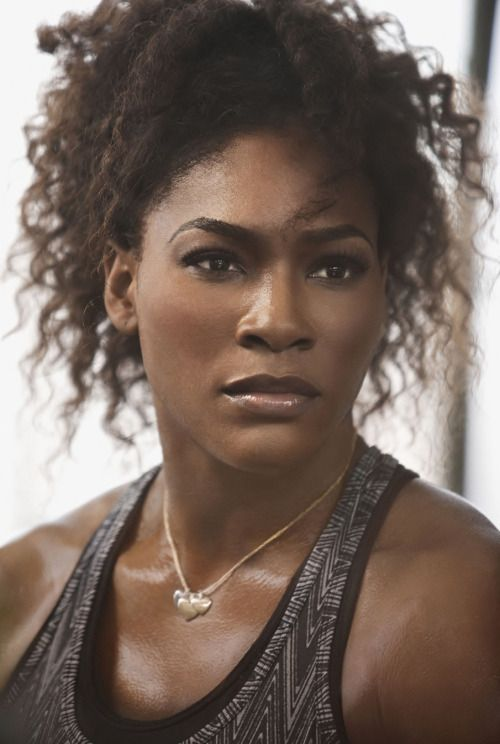
#> input picture server/testimages/serenatest.jpg, 500 x 744 px, found by its file name
$ jupyter execute --allow-errors 4April2023SelfProject_Sports-person-image-classification-using-machine-learning.ipynb   (shell and % lines are left out)
#> lines starting #> are read from the running program, lines starting #| are printed output that depends on the picture; after the words box and inside, x2 and y2 are one past the last pixel; in counts of white or black regions, pixels touching at a corner belong together
[cell 1]
import numpy as np
import cv2
import matplotlib
from matplotlib import pyplot as plt

[cell 2]
image = cv2.imread('./Desktop/SelfProjects/Model/testimages/serenatest.jpg')
#> image is the input picture: shape (744, 500, 3); mean B, G, R 94.3, 103.6, 119.8
image.shape
#> Out = (744, 500, 3)

[cell 3]
plt.imshow(image)

[cell 4]
gray = cv2.cvtColor(image, cv2.COLOR_BGR2GRAY)
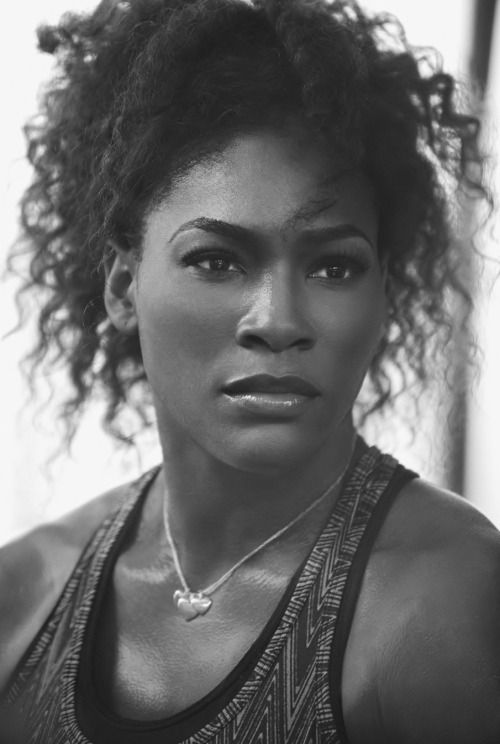
#> gray: shape (744, 500); min 18, max 251, mean 107.4
gray.shape
#> Out = (744, 500)

[cell 5]
gray

[cell 6]
#observing the gray image
plt.imshow(gray, cmap='gray')
gray

[cell 7]
#identifying the position of face
face_cascade = cv2.CascadeClassifier('C:\\Users\\AJINKYA\\AppData\\Local\\Programs\\Python\\Python311\\Lib\\site-packages\\cv2\\data\\haarcascade_frontalface_default.xml')
eye_cascade = cv2.CascadeClassifier('C:\\Users\\AJINKYA\\AppData\\Local\\Programs\\Python\\Python311\\Lib\\site-packages\\cv2\\data\\haarcascade_eye.xml')

faces = face_cascade.detectMultiScale(gray, 1.3, 5)
#> faces = [[102, 135, 329, 329]]
faces
#> Out = [[102, 135, 329, 329]]
#print(*faces)

#cv2.imshow("gray", gray)
#cv2.waitKey(0)

#Check
img = cv2.imread('C:\\Users\\AJINKYA\\Desktop\\13_Self_Projects\\Model\\test_images\\mariatest.jpg')
gray = cv2.cvtColor(img, cv2.COLOR_BGR2GRAY)
faces = face_cascade.detectMultiScale(gray, 1.3, 5)
print(*faces)

for(x, y, w, h) in faces:
    cv2.rectangle(img(x,y), (x+w, y+h), (255, 0, 0), 2)

cv2.imshow("img", img)
cv2.waitKey(0)

[cell 8]
(x,y,w,h) = faces[0]
#> x = 102; y = 135; w = 329; h = 329
x,y,w,h
#> Out = (102, 135, 329, 329)

[cell 9]
#Face detection
face_image = cv2.rectangle(image,(x,y),(x+w, y+h),(255,0,0),2)
plt.imshow(face_image)

[cell 10]
cv2.destroyAllWindows()

for(x,y,w,h) in faces:
    face_image = cv2.rectangle(image,(x,y),(x+w,y+h),(255,0,0),2)
    roi_gray = gray[y:y+h, x:x+w]
    roi_color = face_image[y:y+h, x:x+w]
    eyes = eye_cascade.detectMultiScale(roi_gray)
    for(ex,ey,ew,eh) in eyes:
        cv2.rectangle(roi_color,(ex,ey),(ex+ew, ey+eh),(0,255,0),2)
#> this loop made 1 pass
#> (x, y, w, h, eyes) on pass 1: (102, 135, 329, 329, [[182, 194, 32, 32], [78, 102, 54, 54], [198, 103, 64, 64]])
#> pass 1, `roi_gray = gray[y:y+h, x:x+w]`:
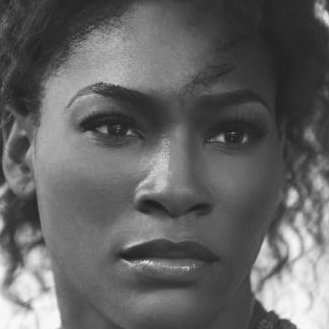
#> roi_gray: shape (329, 329); min 25, max 250, mean 99.9
#> pass 1, `roi_color = face_image[y:y+h, x:x+w]`:
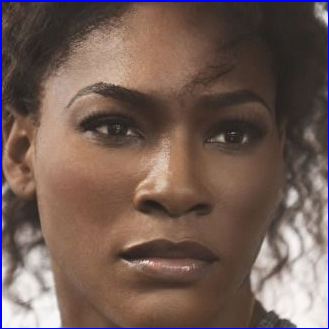
#> roi_color: shape (329, 329, 3); mean B, G, R 85.5, 93.1, 114.6
#> after the loop:
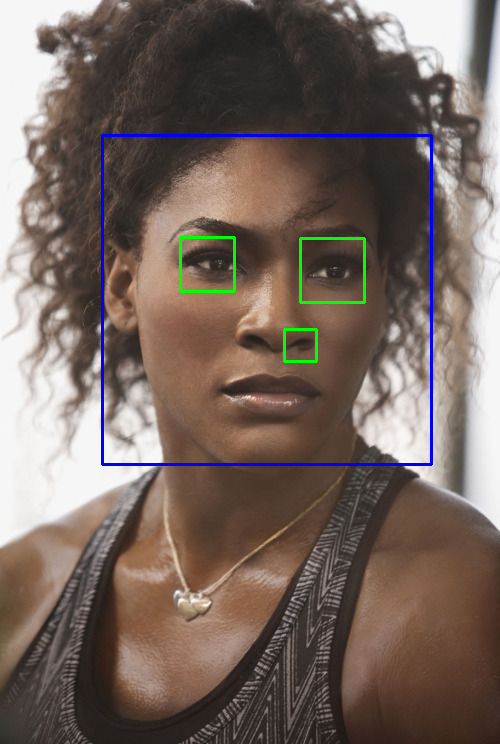
#> image: shape (744, 500, 3); mean B, G, R 95.7, 103.3, 118.1
#> after the loop:
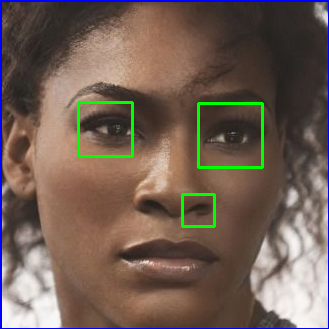
#> roi_color: shape (329, 329, 3); 1.65% of pixels changed, all inside (x1, y1, x2, y2) = (77, 101, 264, 228)

plt.figure()
plt.imshow(face_image, cmap='gray')
plt.show()

[cell 11]
plt.imshow(roi_color, cmap='gray')

[cell 12]
def get_cropped_image_if_2_eyes(image_path):
    image = cv2.imread(image_path)
    gray = cv2.cvtColor(image, cv2.COLOR_BGR2GRAY)
    faces = face_cascade.detectMultiScale(gray, 1.3, 5)
#> faces = [[102, 135, 329, 329]]
    for(x,y,w,h) in faces:
        roi_gray = gray[y:y+h, x:x+w]
        roi_color = image[y:y+h, x:x+w]
        eyes = eye_cascade.detectMultiScale(roi_gray)
        if len(eyes) >= 2:
            return roi_color
#> this loop made 1 pass
#> pass 1, in get_cropped_image_if_2_eyes, `roi_color = image[y:y+h, x:x+w]`:
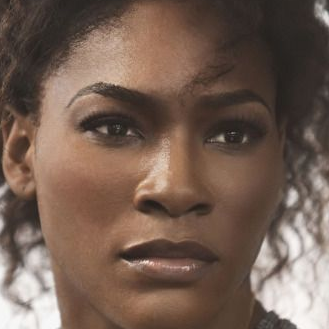
#> roi_color: shape (329, 329, 3); mean B, G, R 82.5, 94.8, 116.5

[cell 13]
original_image = cv2.imread('./Desktop/SelfProjects/Model/testimages/serenatest.jpg')
plt.imshow(original_image)

[cell 14]
cropped_image = get_cropped_image_if_2_eyes('./Desktop/SelfProjects/Model/testimages/serenatest.jpg')
plt.imshow(cropped_image)

[cell 15]
obstructed_image = cv2.imread('./Desktop/SelfProjects/Model/testimages/serenatest.jpg')
plt.imshow(obstructed_image)

[cell 16]
get_cropped_image_if_2_eyes = get_cropped_image_if_2_eyes('./Desktop/SelfProjects/Model/testimages/serenatestsecond.jpg')
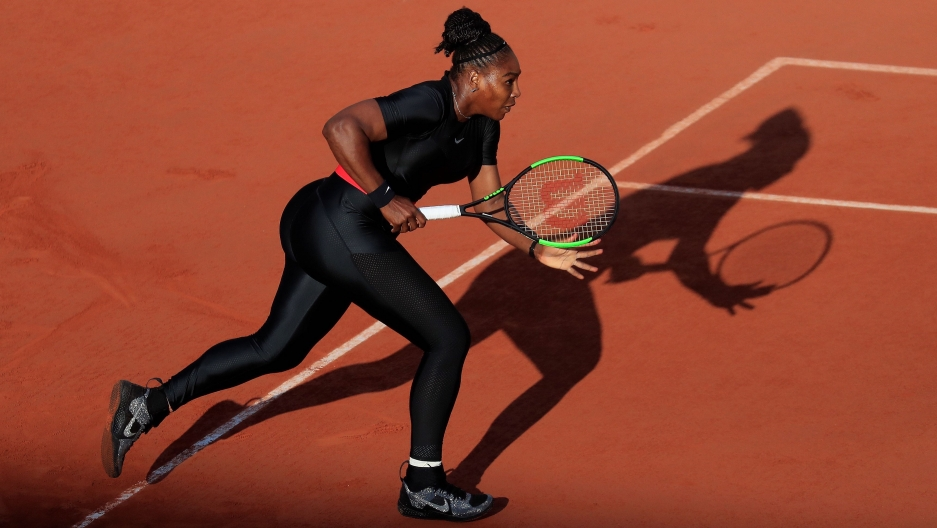
#> input picture server/testimages/serenatestsecond.jpg, 937 x 528 px, found by its file name
#> in get_cropped_image_if_2_eyes, image is the input picture: shape (528, 937, 3); mean B, G, R 45.8, 65.6, 141.4
#> in get_cropped_image_if_2_eyes (call 2), `gray = cv2.cvtColor(image, cv2.COLOR_BGR2GRAY)`:
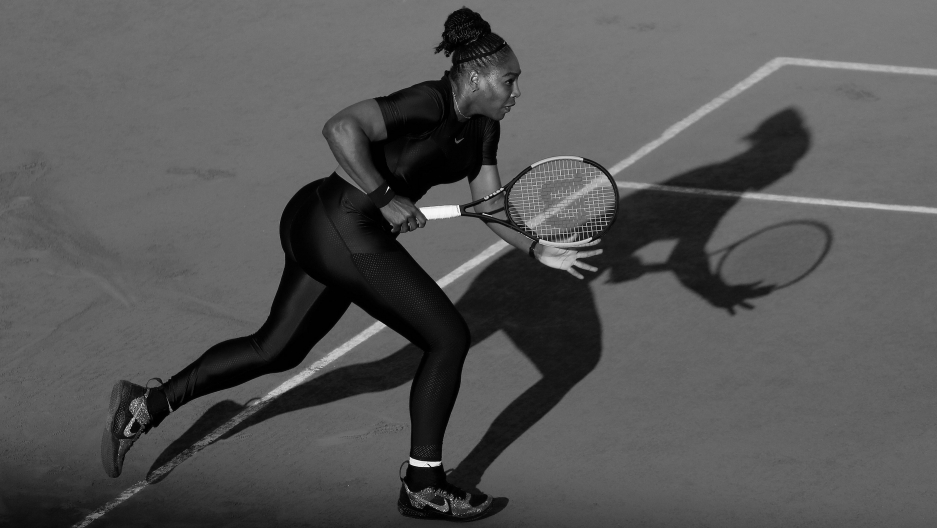
#> gray: shape (528, 937); min 0, max 250, mean 86
#> in get_cropped_image_if_2_eyes (call 2), `faces = face_cascade.detectMultiScale(gray, 1.3, 5)`: faces = ()
get_cropped_image_if_2_eyes

#output did not come as image is obstructed

[cell 17]
path_to_data = "./Desktop/SelfProjects/Model/dataset/"
path_to_cr_data = "./Desktop/SelfProjects/Model/dataset/cropped/"

[cell 18]
import os
img_dirs = []
#> (the rest of this cell did not finish here and is left out)

[cell 19]
img_dirs

[cell 20]
import shutil
if os.path.exists(path_to_cr_data):
    shutil.rmtree(path_to_cr_data)
os.mkdir(path_to_cr_data)

[cell 21]
cropped_image_dirs = []
celebrity_file_names_dict = {}

for img_dir in img_dirs:
    celebrity_name = img_dir.split('/')[-1]
    print(celebrity_name)
